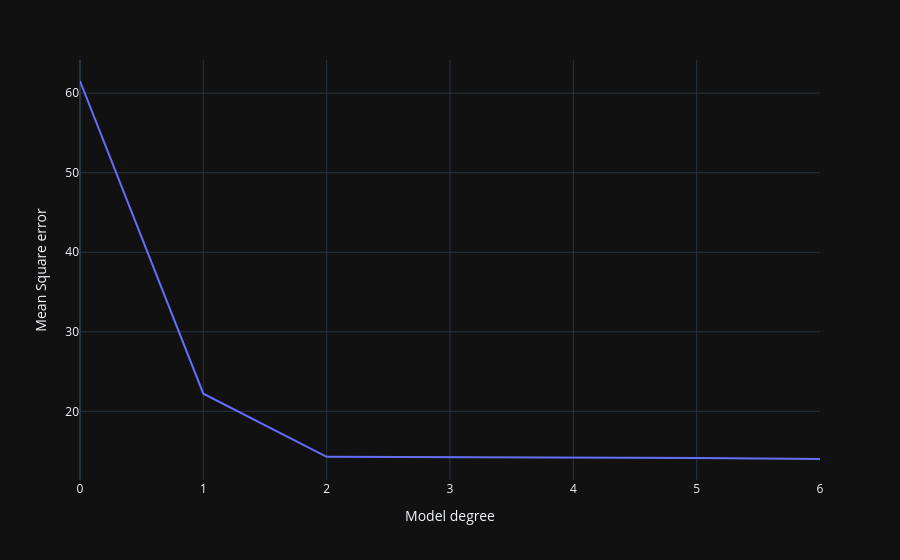

The code cell stored with this chart in its notebook:
### Code cell
px.line(data_frame=MSEs_and_k, x=MSEs_and_k['k'], y=MSEs_and_k['MSEs'], labels={'MSEs':'Mean Square error','k':'Model degree'})

### Figure 1 — Plotly figure (JSON) as saved in the notebook; plotly's stock layout.template omitted (floating-point values rounded to 4 significant figures)
{"data": [{"hovertemplate": "Model degree=%{x}<br>Mean Square error=%{y}<extra></extra>", "legendgroup": "", "line": {"color": "#636efa", "dash": "solid"}, "marker": {"symbol": "circle"}, "mode": "lines", "name": "", "orientation": "v", "showlegend": false, "x": [0, 1, 2, 3, 4, 5, 6], "xaxis": "x", "y": [61.52, 22.22, 14.3, 14.26, 14.25, 14.15, 14.02], "yaxis": "y", "type": "scatter"}], "layout": {"xaxis": {"anchor": "y", "domain": [0.0, 1.0], "title": {"text": "Model degree"}}, "yaxis": {"anchor": "x", "domain": [0.0, 1.0], "title": {"text": "Mean Square error"}}, "legend": {"tracegroupgap": 0}, "margin": {"t": 60}}}
